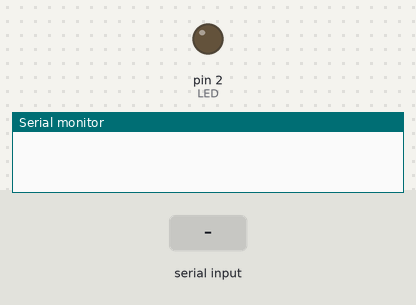
Simulated run of this sketch. Board: Arduino Uno, built with avr-gcc and run on an emulated ATmega328P. Parts: output pins drawn as LEDs (lit = HIGH), the last lines printed to the serial monitor. The inputs (shaded band) are chosen by the test bench.

Above: at 1.2 s.
1.3 s: "1" received over Serial
At 1.8 s:
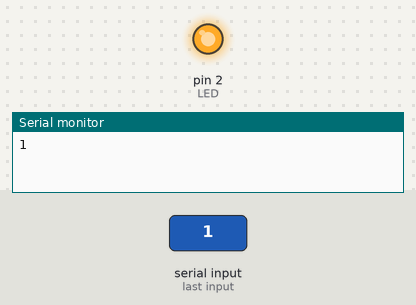
3.0 s: "0" received over Serial
At 4.5 s:
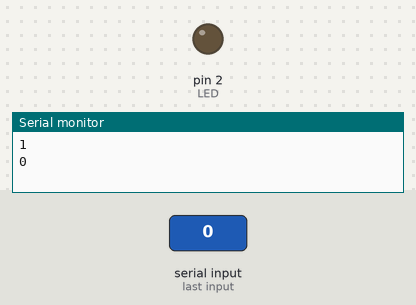
Timing chart, 0 to 6.0 s (numbered marks = the images above; inputs shaded):
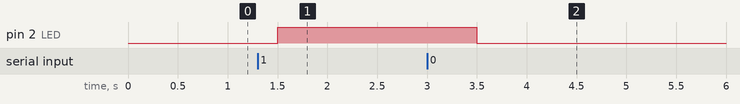

Measured:
- after the input at 1.3 s, pin 2 (LED): LOW → HIGH after 0.20 s
- after the input at 3.0 s, pin 2 (LED): HIGH → LOW after 0.50 s

The sketch:

arduino_master.ino
```cpp
// Master

#define LED 2

int buttonState = 0;

void setup(){
  Serial.begin(9600);

  pinMode(LED, OUTPUT);
}

void loop(){
  if(Serial.available() > 0){
    buttonState = bitRead(Serial.read(), 0);
    Serial.println(buttonState);
  }

  digitalWrite(LED, buttonState);
  delay(500);
}
```
